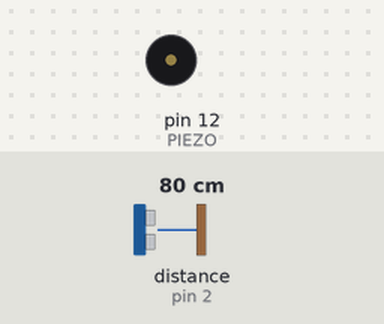
Recording of a sketch running on a simulated Arduino Uno, built with avr-gcc and run on an emulated ATmega328P. On the bench: buzzer (waves = sounding, pin HIGH). Wiring (inferred from the names in the program): ultrasonic range finder: trigger pin 3; echo pin 2. Inputs (shaded band) come from the test bench; at power-on: distance to the obstacle (sensor on pin 2) 80 cm. The echo pulse lasts 58.3 µs per cm; pins used as bus, display or sensor lines are not drawn.

Above: at 1.4 s.
1.5 s: distance to the obstacle (sensor on pin 2) set to 38 cm
At 2.27 s:
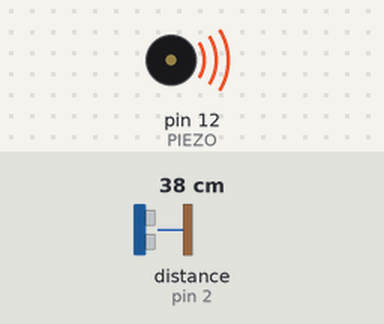
4.5 s: distance to the obstacle (sensor on pin 2) set to 32 cm
At 5.2 s:
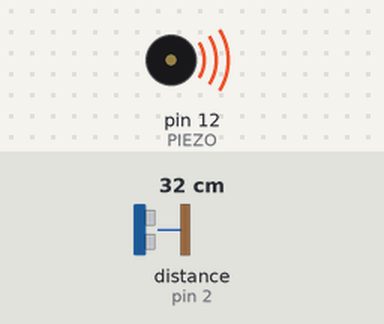
6.1 s: distance to the obstacle (sensor on pin 2) set to 120 cm
At 6.6 s:
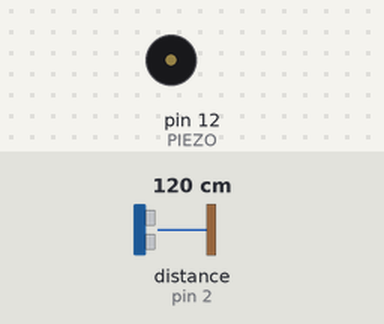
7.6 s: distance to the obstacle (sensor on pin 2) set to 107 cm
At 8.1 s:
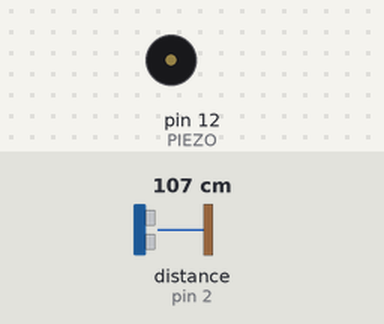
Timing chart, 0 to 11.6 s (numbered marks = the images above; inputs shaded):
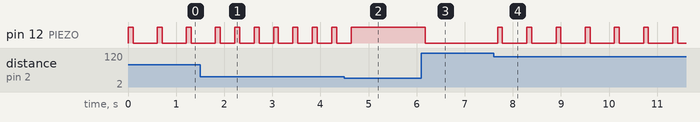

The sketch:

arduino-parking-sensor.ino
```cpp
// Ho dovuto mettere degli asterischi al posto dei dati sensibili (secret data)
// in seguito alla pubblicazione di questo file, quindi non sarà eseguibile così com'è.

// Pin definitions
int ECHO = 2;
int TRIG = 3;
int PIEZO = 12;

// Variables for distance measurement
float distanza;
long durata;

// Timing variables
unsigned long startTime = 0;       // When the piezo started sounding
unsigned long soundDuration = 5000; // Max time to sound (5 seconds)
bool isPlaying = false;            // Indicates if the piezo is sounding
bool soundDisabled = false;        // Tracks if the piezo is disabled after 5 seconds
float lastDistance = -1;           // Tracks the last distance measured

void setup() {
  // Pin modes
  pinMode(PIEZO, OUTPUT);
  pinMode(ECHO, INPUT);
  pinMode(TRIG, OUTPUT);
}

void loop() {
  // Send trigger pulse
  digitalWrite(TRIG, LOW);
  delayMicroseconds(2);
  digitalWrite(TRIG, HIGH);
  delayMicroseconds(10);
  digitalWrite(TRIG, LOW);

  // Measure echo duration
  durata = pulseIn(ECHO, HIGH);
  distanza = durata * 0.034 / 2;

  // Check if the distance has changed significantly
  if (abs(distanza - lastDistance) > 5) { // Tolerance for noise
    lastDistance = distanza;
    isPlaying = false;     // Reset playing state
    soundDisabled = false; // Allow the piezo to sound again
  }

  unsigned long currentTime = millis();

  // If the piezo is not disabled, allow it to play
  if (!soundDisabled) {
    if (!isPlaying) {
      startTime = millis(); // Reset the start time
      isPlaying = true;
    }

    // If within the allowed 5-second window
    if (currentTime - startTime < soundDuration) {
      if (distanza > 70 && distanza < 110) {
        digitalWrite(PIEZO, HIGH);
        delay(100);
        digitalWrite(PIEZO, LOW);
        delay(400);
      }
      else if (distanza > 50 && distanza < 70) {
        digitalWrite(PIEZO, HIGH);
        delay(100);
        digitalWrite(PIEZO, LOW);
        delay(300);
      }
      else if (distanza > 35 && distanza < 50) {
        digitalWrite(PIEZO, HIGH);
        delay(100);
        digitalWrite(PIEZO, LOW);
        delay(200);
      }
      else if (distanza < 35) {
        digitalWrite(PIEZO, HIGH);
      }
      else {
        digitalWrite(PIEZO, LOW);
      }
    } else {
      // If the 5 seconds have elapsed, disable the piezo
      digitalWrite(PIEZO, LOW);
      soundDisabled = true; // Prevent further sound until distance changes
    }
  } else {
    digitalWrite(PIEZO, LOW); // Ensure piezo remains off
  }

  delay(100); // Short delay to stabilize readings
}
```

Measured:
- the behaviour switches between 36 and 35 cm on distance to the obstacle (sensor on pin 2) (found by bisection; images 1 and 2)
- the behaviour switches between 112 and 111 cm on distance to the obstacle (sensor on pin 2) (found by bisection; images 3 and 4)
- after the input at 1.5 s, pin 12 (PIEZO): alternates HIGH for 0.10 s and LOW for 0.30 s, starting after 0.72 s
- after the input at 4.5 s, pin 12 (PIEZO): goes on until 4.6 s, then stays HIGH
- after the input at 6.1 s, pin 12 (PIEZO): HIGH → LOW after 0.08 s
- after the input at 7.6 s, pin 12 (PIEZO): alternates HIGH for 0.10 s and LOW for 0.51 s, starting after 0.08 s
- by itself, pin 12 (PIEZO): alternates HIGH for 0.10 s and LOW for 0.51 s
